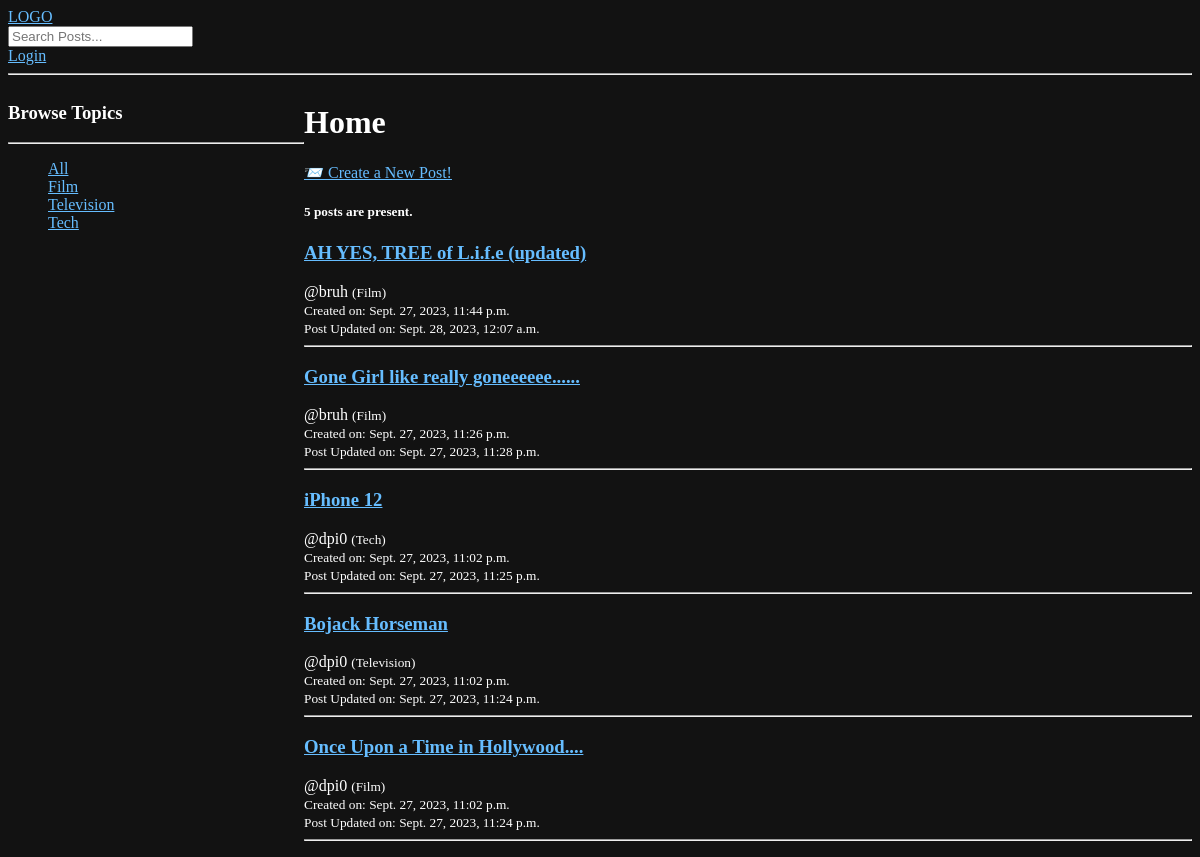
The app's page /, older data.
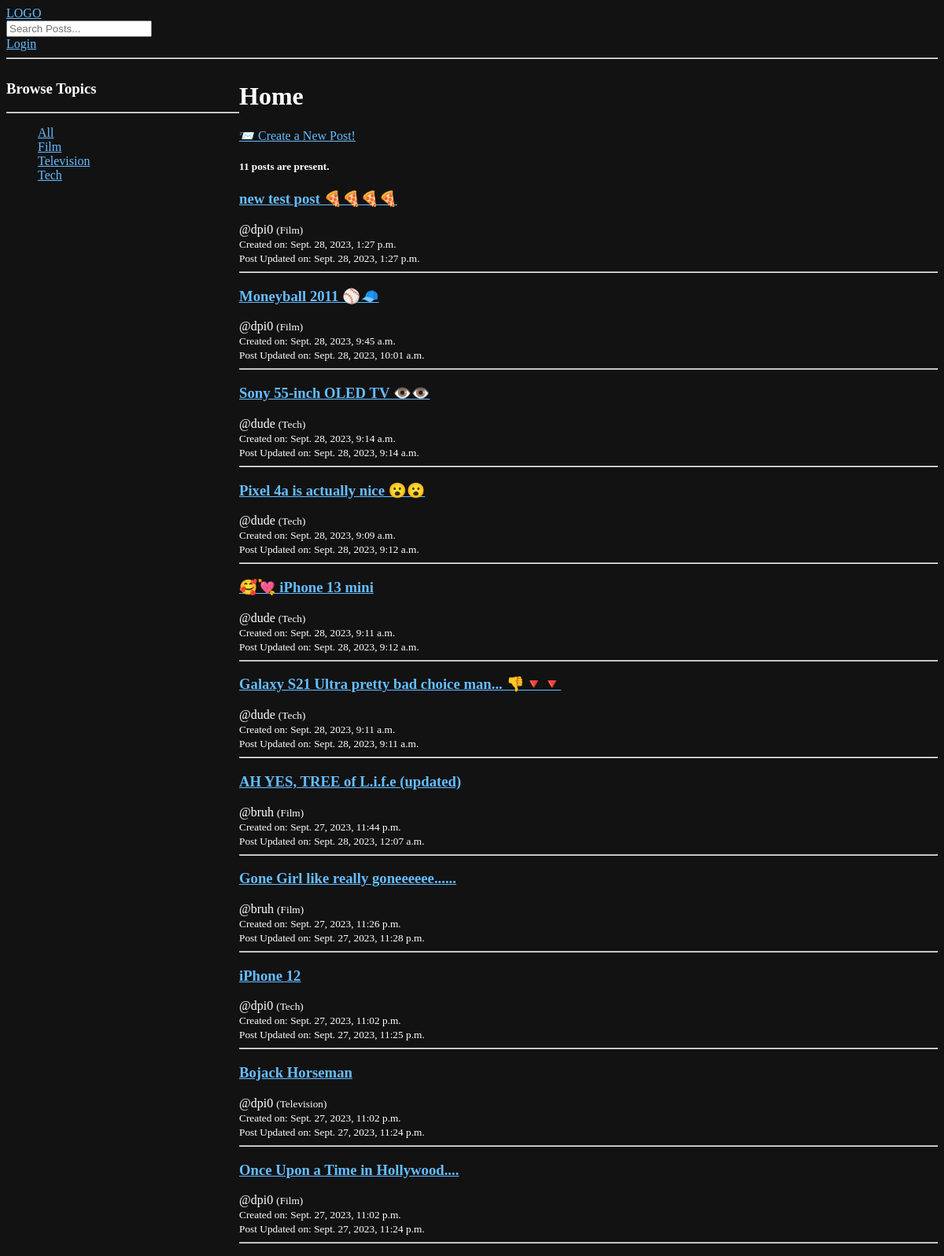
The same page, newer data.
### main_app/models.py (models this page shows, shortened)
class Topic(models.Model):
    title = models.CharField(max_length=255)
    def __str__(self):
        return self.title

class Post(models.Model):
    owner = models.ForeignKey(User, on_delete=models.SET_NULL, null=True)
    topic = models.ForeignKey(Topic, on_delete=models.SET_NULL, null=True)
    title = models.CharField(max_length=255)
    content = models.TextField(null=True, blank=True)
    created_at = models.DateTimeField(default=timezone.now)
    updated_at = models.DateTimeField(auto_now=True)
    class Meta:
        ordering = ["-updated_at", "-created_at"]

### main_app/views.py (the view)
# urls.py: 2. Add a URL to urlpatterns:  path('', views.home, name='home')
def home(request):
    query_param = (
        request.GET.get("q") if request.GET.get("q") is not None else ""
    )
    posts = Post.objects.filter(
        Q(topic__title__icontains=query_param)
    )
    topics = Topic.objects.all()
    posts_count = posts.count()
    post_comments = Comment.objects.filter(
        Q(post__topic__title__icontains=query_param)
    )
    context = {
        "posts": posts,
        "topics": topics,
        "post_comments": post_comments,
        "posts_count": posts_count,
    }
    return render(request, "main_app/home.html", context)

### main_app/templates/main_app/home.html (shortened to what this page needs)
{% extends "base.html" %} {%block content%}
<div class="home-container">
    <div>
        <h3>Browse Topics</h3>
        <hr>
        <ul>
            <div>
                <a href="{% url 'home' %}">All</a>
            </div>
            {% for topic in topics %}
            <div>
                <a href="{% url 'home' %}?q={{topic.title}}">{{ topic.title }}</a>
            </div>
            {% endfor %}
        </ul>
    </div>
    <div>
        <h1>Home</h1>
        <a href="{% url 'create_post' %}">📨 Create a New Post!</a>
        <h5>{{posts_count}} posts are present.</h5>
        {% for post in posts %}
        <div>
            <h3><a href="{% url 'post' post.id %}">{{ post.title }}</a></h3>
            <span>@{{ post.owner.username }}</span>
            <small>({{ post.topic }})</small>
            <br>
            <small>Created on: {{ post.created_at }}</small>
            <br>
            <small>Post Updated on: {{ post.updated_at }}</small>
        </div>
        <hr>
        {% endfor %}
    </div>
</div>
{%endblock content%}

### templates/base.html (shortened to what this page needs)
<!DOCTYPE html>
{% load static %}
<html>
<head>
    <link rel="stylesheet" href="{% static 'styles/main.css' %}" type="text/css" media="screen">
</head>
<body>
    {%include "navbar.html"%}
    {%block content%}
    {%endblock%}
</body>
</html>

### templates/navbar.html
<a href="/">LOGO</a>
<div>
    <form method="GET" action="{% url 'home' %}">
        <input type="text" name="q" placeholder="Search Posts...">
    </form>
</div>
<div>
    {% if request.user.is_authenticated %}
    <p>Welcome 👋 {{request.user}}</p>
    <a href="{% url 'logout' %}">Logout</a>
    {% else %}
    <a href="{% url 'login' %}">Login</a>
    {% endif %}
</div>
<hr>

### static/styles/main.css (style rules this page uses)
body { background-color: #121212; color: white; }
a { color: rgb(102, 189, 255); }

### main_app/templates/main_app/home.html (style rules this page uses)
.home-container { display: grid; grid-template-columns: 1fr 3fr; }

Row changes from the older to the newer data that the page shows:
added Post: title "new test post 🍕🍕🍕🍕", owner.username "dpi0", topic "Film", created_at "Sept. 28, 2023, 1:27 p.m.", updated_at "Sept. 28, 2023, 1:27 p.m."
added Post: title "Moneyball 2011 ⚾🧢", owner.username "dpi0", topic "Film", created_at "Sept. 28, 2023, 9:45 a.m.", updated_at "Sept. 28, 2023, 10:01 a.m."
added Post: title "Sony 55-inch OLED TV 👁️👁️", owner.username "dude", topic "Tech", created_at "Sept. 28, 2023, 9:14 a.m.", updated_at "Sept. 28, 2023, 9:14 a.m."
added Post: title "Pixel 4a is actually nice 😮😮", owner.username "dude", topic "Tech", created_at "Sept. 28, 2023, 9:09 a.m.", updated_at "Sept. 28, 2023, 9:12 a.m."
added Post: title "🥰💘 iPhone 13 mini", owner.username "dude", topic "Tech", created_at "Sept. 28, 2023, 9:11 a.m.", updated_at "Sept. 28, 2023, 9:12 a.m."
added Post: title "Galaxy S21 Ultra pretty bad choice man... 👎🔻🔻", owner.username "dude", topic "Tech", created_at "Sept. 28, 2023, 9:11 a.m.", updated_at "Sept. 28, 2023, 9:11 a.m."
Text that changed along with them:
{{ posts_count }}: "5" → "11"
